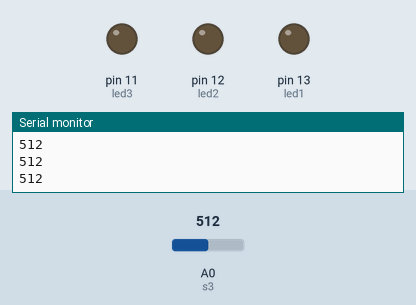
A sketch run on a simulated Arduino Uno, built with avr-gcc and run on an emulated ATmega328P. Shown: output pins drawn as LEDs (lit = HIGH), the last lines printed to the serial monitor. The test bench sets the inputs (shaded band); at power-on: A0 (s3) = 512.

Above: at 1.2 s.
1.3 s: A0 (s3) set to 12
2.8 s: A0 (s3) set to 9
5.8 s: A0 (s3) set to 122
At 6.9 s:
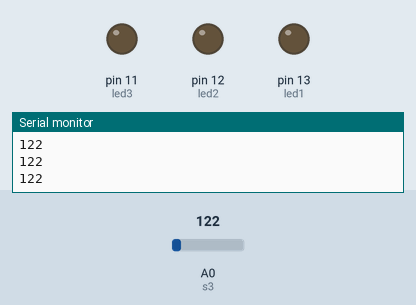
7.3 s: A0 (s3) set to 0
10.3 s: A0 (s3) set to 306
At 11.6 s:
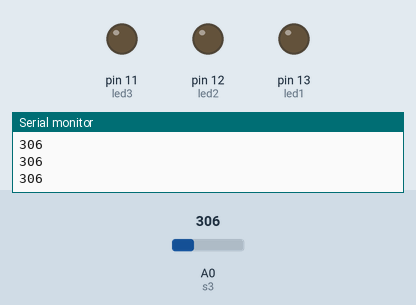
Timing chart, 0 to 12.8 s (numbered marks = the images above; inputs shaded):
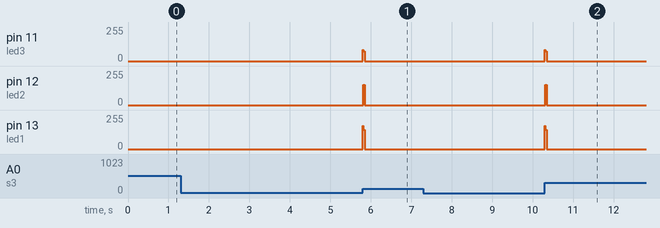

The sketch:

LDR.ino
```cpp
int led1 = 13;
int led2 = 12;
int led3 = 11;
int s3 = A0;
int temp;

void setup(){
  pinMode(s3, INPUT);
  Serial.begin(9600);
}

void loop(){
   temp = analogRead(s3);
   Serial.println(temp);
   if (temp > 10){
     LED_BLANK();
   } else {
     LED1();
     LED2();
     LED3();
     LED4();
     LED5();
     LED6();
   }
}

// function for define each LED
void LED(int l1, int l2, int l3){
  pinMode(l1, OUTPUT);
  digitalWrite(l1, HIGH);
  pinMode(l2, OUTPUT);
  digitalWrite(l2, LOW);
  pinMode(l3, INPUT);
  digitalWrite(l3, LOW);
  delay(1);
}

// function for blank LED
void LED_BLANK(){
  pinMode(led1, OUTPUT);
  digitalWrite(led1, LOW);
  pinMode(led2, OUTPUT);
  digitalWrite(led2, LOW);
  pinMode(led3, OUTPUT);
  digitalWrite(led3, LOW);
  delay(3);
}

// function for set LED 1 - 6 on
void LED1(){
  LED(led2,led1,led3);
}

void LED2(){
  LED(led1,led2,led3);
}

void LED3(){
  LED(led3,led2,led1);
}

void LED4(){
  LED(led2,led3,led1);
}

void LED5(){
  LED(led3,led1,led2);
}

void LED6(){
  LED(led1,led3,led2);
}
```

Measured:
- after the input at 2.8 s, pin 11 (led3): 0/255 → 83/255 after 3.0 s; pin 13 (led1): 0/255 → 175/255 after 3.0 s
- after the input at 5.8 s, pin 11 (led3): 83/255 → 0/255 at once; pin 12 (led2): 0/255 → 152/255 at once, → 0/255 0.04 s later; pin 13 (led1): 175/255 → 0/255 at once
- after the input at 7.3 s, pin 11 (led3): 0/255 → 83/255 after 3.0 s
- after the input at 10.3 s, pin 11 (led3): 83/255 → 0/255 at once; pin 12 (led2): 0/255 → 152/255 at once, → 0/255 0.04 s later; pin 13 (led1): 0/255 → 175/255 after 0.00 s instead of 2.5 s
